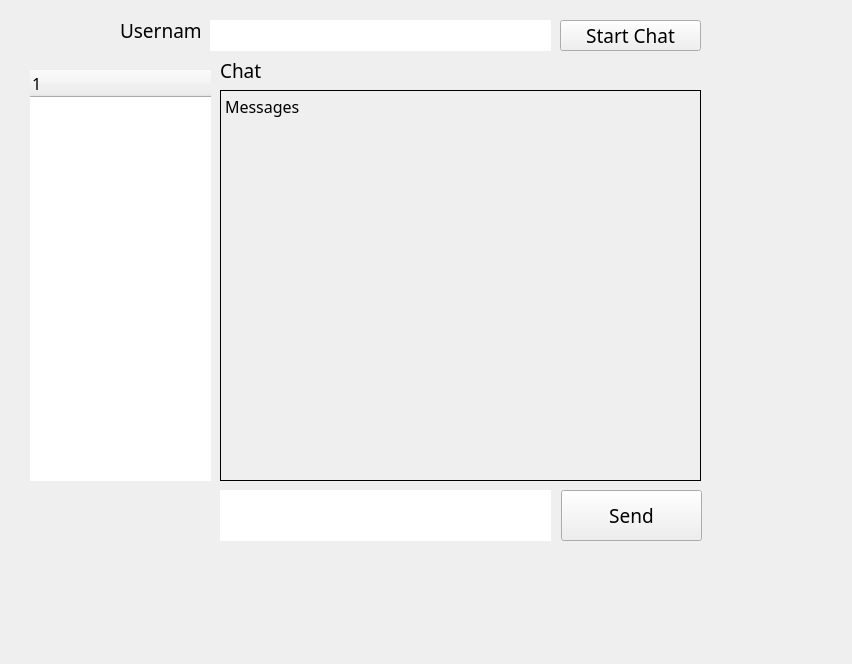
      <widget class="QWidget" name="MessagesPage">
       <widget class="QLabel" name="Messages_ChatLabel">
        <property name="geometry">
         <rect>
          <x>220</x>
          <y>50</y>
          <width>211</width>
          <height>41</height>
         </rect>
        </property>
        <property name="font">
         <font>
          <family>Source Sans Pro</family>
          <pointsize>14</pointsize>
          <weight>50</weight>
          <bold>false</bold>
         </font>
        </property>
        <property name="text">
         <string>Chat</string>
        </property>
       </widget>
       <widget class="QLabel" name="Messages_Background">
        <property name="geometry">
         <rect>
          <x>0</x>
          <y>0</y>
          <width>843</width>
          <height>655</height>
         </rect>
        </property>
        <property name="sizePolicy">
         <sizepolicy hsizetype="Fixed" vsizetype="Fixed">
          <horstretch>0</horstretch>
          <verstretch>0</verstretch>
         </sizepolicy>
        </property>
        <property name="text">
         <string/>
        </property>
       </widget>
       <widget class="QPushButton" name="Messages_StartChatButton">
        <property name="geometry">
         <rect>
          <x>560</x>
          <y>20</y>
          <width>141</width>
          <height>31</height>
         </rect>
        </property>
        <property name="font">
         <font>
          <family>Coolvetica Rg</family>
          <pointsize>14</pointsize>
         </font>
        </property>
        <property name="text">
         <string>Start Chat</string>
        </property>
        <property name="flat">
         <bool>false</bool>
        </property>
       </widget>
       <widget class="QPushButton" name="Messages_SendButton">
        <property name="geometry">
         <rect>
          <x>561</x>
          <y>490</y>
          <width>141</width>
          <height>51</height>
         </rect>
        </property>
        <property name="font">
         <font>
          <family>Coolvetica Rg</family>
          <pointsize>14</pointsize>
         </font>
        </property>
        <property name="text">
         <string>Send</string>
        </property>
        <property name="flat">
         <bool>false</bool>
        </property>
       </widget>
       <widget class="QPlainTextEdit" name="Messages_SendInput">
        <property name="geometry">
         <rect>
          <x>220</x>
          <y>490</y>
          <width>331</width>
          <height>51</height>
         </rect>
        </property>
        <property name="font">
         <font>
          <family>Source Sans Pro</family>
          <pointsize>12</pointsize>
         </font>
        </property>
        <property name="frameShape">
         <enum>QFrame::NoFrame</enum>
        </property>
       </widget>
       <widget class="QLabel" name="Messages_MessagesDisplay">
        <property name="geometry">
         <rect>
          <x>220</x>
          <y>90</y>
          <width>481</width>
          <height>391</height>
         </rect>
        </property>
        <property name="font">
         <font>
          <family>Source Sans Pro</family>
          <pointsize>12</pointsize>
          <weight>50</weight>
          <bold>false</bold>
         </font>
        </property>
        <property name="autoFillBackground">
         <bool>true</bool>
        </property>
        <property name="frameShape">
         <enum>QFrame::Box</enum>
        </property>
        <property name="text">
         <string>Messages</string>
        </property>
        <property name="alignment">
         <set>Qt::AlignLeading|Qt::AlignLeft|Qt::AlignTop</set>
        </property>
       </widget>
       <widget class="QLabel" name="Messages_UsernameLabel">
        <property name="geometry">
         <rect>
          <x>120</x>
          <y>10</y>
          <width>81</width>
          <height>41</height>
         </rect>
        </property>
        <property name="font">
         <font>
          <family>Source Sans Pro</family>
          <pointsize>14</pointsize>
          <weight>50</weight>
          <bold>false</bold>
         </font>
        </property>
        <property name="text">
         <string>Username</string>
        </property>
       </widget>
       <widget class="QLineEdit" name="Messages_UsernameInput">
        <property name="geometry">
         <rect>
          <x>210</x>
          <y>20</y>
          <width>341</width>
          <height>31</height>
         </rect>
        </property>
        <property name="font">
         <font>
          <family>Source Sans Pro</family>
          <pointsize>14</pointsize>
         </font>
        </property>
        <property name="frame">
         <bool>false</bool>
        </property>
       </widget>
       <widget class="QTreeWidget" name="Messages_UsersTree">
        <property name="geometry">
         <rect>
          <x>30</x>
          <y>70</y>
          <width>181</width>
          <height>411</height>
         </rect>
        </property>
        <property name="font">
         <font>
          <family>Source Sans Pro</family>
          <pointsize>12</pointsize>
         </font>
        </property>
        <property name="frameShape">
         <enum>QFrame::NoFrame</enum>
        </property>
        <column>
         <property name="text">
          <string notr="true">1</string>
         </property>
        </column>
       </widget>
       <zorder>Messages_Background</zorder>
       <zorder>Messages_ChatLabel</zorder>
       <zorder>Messages_StartChatButton</zorder>
       <zorder>Messages_SendButton</zorder>
       <zorder>Messages_SendInput</zorder>
       <zorder>Messages_MessagesDisplay</zorder>
       <zorder>Messages_UsernameLabel</zorder>
       <zorder>Messages_UsernameInput</zorder>
       <zorder>Messages_UsersTree</zorder>
      </widget>
